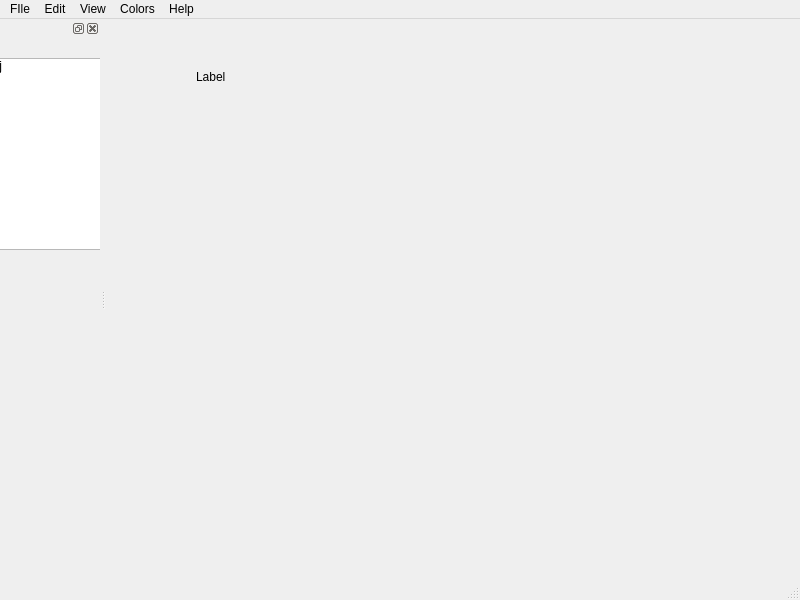
<?xml version="1.0" encoding="UTF-8"?>
<ui version="4.0">
 <class>MainWindow</class>
 <widget class="QMainWindow" name="MainWindow">
  <property name="geometry">
   <rect>
    <x>0</x>
    <y>0</y>
    <width>800</width>
    <height>600</height>
   </rect>
  </property>
  <property name="windowTitle">
   <string>MainWindow</string>
  </property>
  <widget class="QWidget" name="centralwidget">
   <property name="minimumSize">
    <size>
     <width>100</width>
     <height>100</height>
    </size>
   </property>
   <widget class="QLabel" name="label">
    <property name="geometry">
     <rect>
      <x>90</x>
      <y>50</y>
      <width>58</width>
      <height>16</height>
     </rect>
    </property>
    <property name="sizePolicy">
     <sizepolicy hsizetype="Expanding" vsizetype="Expanding">
      <horstretch>0</horstretch>
      <verstretch>0</verstretch>
     </sizepolicy>
    </property>
    <property name="text">
     <string>Label</string>
    </property>
    <property name="scaledContents">
     <bool>true</bool>
    </property>
   </widget>
  </widget>
  <widget class="QMenuBar" name="menubar">
   <property name="geometry">
    <rect>
     <x>0</x>
     <y>0</y>
     <width>800</width>
     <height>36</height>
    </rect>
   </property>
   <widget class="QMenu" name="menuFIle">
    <property name="title">
     <string>FIle</string>
    </property>
    <addaction name="actionNew"/>
    <addaction name="actionOpen"/>
    <addaction name="actionSave"/>
    <addaction name="actionExit"/>
   </widget>
   <widget class="QMenu" name="menuEdit">
    <property name="title">
     <string>Edit</string>
    </property>
    <addaction name="actionUndo"/>
    <addaction name="actionRedo"/>
    <addaction name="actionPreferences"/>
   </widget>
   <widget class="QMenu" name="menuView">
    <property name="title">
     <string>View</string>
    </property>
    <addaction name="actionReset_Layout"/>
   </widget>
   <widget class="QMenu" name="menuHelp">
    <property name="title">
     <string>Help</string>
    </property>
    <addaction name="actionAbout"/>
   </widget>
   <widget class="QMenu" name="menuColors">
    <property name="title">
     <string>Colors</string>
    </property>
    <widget class="QMenu" name="menuCombine">
     <property name="title">
      <string>Combine</string>
     </property>
     <addaction name="actionAdd_Images"/>
     <addaction name="actionSubtract_Images"/>
     <addaction name="actionMultiply_Images"/>
    </widget>
    <addaction name="actionSaturation"/>
    <addaction name="actionInvert_Colors"/>
    <addaction name="actionContrast"/>
    <addaction name="actionBrightness"/>
    <addaction name="actionSaturation_2"/>
    <addaction name="menuCombine"/>
   </widget>
   <addaction name="menuFIle"/>
   <addaction name="menuEdit"/>
   <addaction name="menuView"/>
   <addaction name="menuColors"/>
   <addaction name="menuHelp"/>
  </widget>
  <widget class="QStatusBar" name="statusbar"/>
  <widget class="QDockWidget" name="tools">
   <property name="sizePolicy">
    <sizepolicy hsizetype="Expanding" vsizetype="Preferred">
     <horstretch>0</horstretch>
     <verstretch>0</verstretch>
    </sizepolicy>
   </property>
   <property name="minimumSize">
    <size>
     <width>100</width>
     <height>39</height>
    </size>
   </property>
   <attribute name="dockWidgetArea">
    <number>1</number>
   </attribute>
   <widget class="QWidget" name="dockWidgetContents">
    <property name="sizePolicy">
     <sizepolicy hsizetype="Expanding" vsizetype="Expanding">
      <horstretch>0</horstretch>
      <verstretch>0</verstretch>
     </sizepolicy>
    </property>
    <widget class="QListWidget" name="listWidget">
     <property name="geometry">
      <rect>
       <x>-10</x>
       <y>20</y>
       <width>256</width>
       <height>192</height>
      </rect>
     </property>
     <property name="sizePolicy">
      <sizepolicy hsizetype="Expanding" vsizetype="Expanding">
       <horstretch>0</horstretch>
       <verstretch>0</verstretch>
      </sizepolicy>
     </property>
     <property name="minimumSize">
      <size>
       <width>0</width>
       <height>0</height>
      </size>
     </property>
     <property name="resizeMode">
      <enum>QListView::ResizeMode::Adjust</enum>
     </property>
     <item>
      <property name="text">
       <string>jjj</string>
      </property>
     </item>
     <item>
      <property name="text">
       <string>jj</string>
      </property>
     </item>
    </widget>
   </widget>
  </widget>
  <action name="actionHelp">
   <property name="text">
    <string> About</string>
   </property>
  </action>
  <action name="actionSave">
   <property name="icon">
    <iconset theme="QIcon::ThemeIcon::DocumentSave"/>
   </property>
   <property name="text">
    <string>Save</string>
   </property>
  </action>
  <action name="actionOpen">
   <property name="icon">
    <iconset theme="QIcon::ThemeIcon::DocumentNew"/>
   </property>
   <property name="text">
    <string>Open</string>
   </property>
  </action>
  <action name="actionNew">
   <property name="text">
    <string>New</string>
   </property>
  </action>
  <action name="actionExit">
   <property name="text">
    <string>Exit</string>
   </property>
  </action>
  <action name="actionUndo">
   <property name="icon">
    <iconset theme="QIcon::ThemeIcon::EditUndo"/>
   </property>
   <property name="text">
    <string>Undo</string>
   </property>
  </action>
  <action name="actionRedo">
   <property name="icon">
    <iconset theme="QIcon::ThemeIcon::EditRedo"/>
   </property>
   <property name="text">
    <string>Redo</string>
   </property>
  </action>
  <action name="actionPreferences">
   <property name="text">
    <string>Preferences</string>
   </property>
  </action>
  <action name="actionAbout">
   <property name="text">
    <string>About</string>
   </property>
  </action>
  <action name="actionReset_Layout">
   <property name="text">
    <string>Reset Layout</string>
   </property>
  </action>
  <action name="actionSaturation">
   <property name="text">
    <string>Desaturate Image</string>
   </property>
  </action>
  <action name="actionInvert_Colors">
   <property name="text">
    <string>Invert Colors</string>
   </property>
  </action>
  <action name="actionContrast">
   <property name="text">
    <string>Contrast</string>
   </property>
  </action>
  <action name="actionBrightness">
   <property name="text">
    <string>Brightness</string>
   </property>
  </action>
  <action name="actionSaturation_2">
   <property name="text">
    <string>Saturation</string>
   </property>
  </action>
  <action name="actionAdd_Images">
   <property name="text">
    <string>Add Images</string>
   </property>
  </action>
  <action name="actionSubtract_Images">
   <property name="text">
    <string>Subtract Images</string>
   </property>
  </action>
  <action name="actionMultiply_Images">
   <property name="text">
    <string>Multiply Images</string>
   </property>
  </action>
 </widget>
 <resources/>
 <connections/>
</ui>
